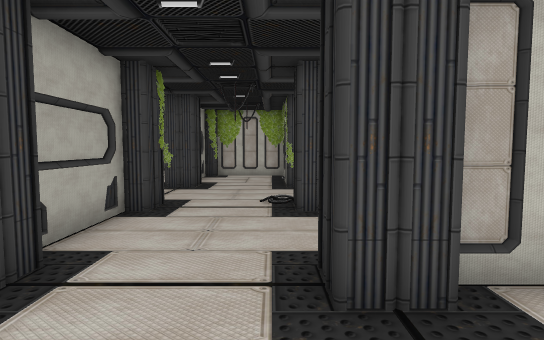
View 1 (above)

24 first-person views from a walk through a 3-D level made in the Unity game engine. The camera is 1.3 m above the floor, tilts 4° down and sees 80° across. The floor is counted in squares, 1 m on a side. Each view is taken from the middle of a square. On the plan, view 1 faces up. The plan holds only what a view shows up to about 14 squares ahead; the rest is blank. The place goes on beyond the plan. The player character is not drawn.

View 2
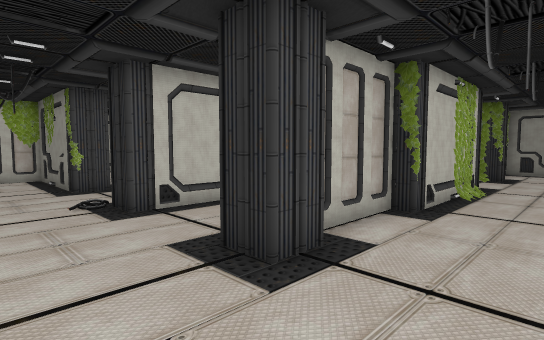

View 3
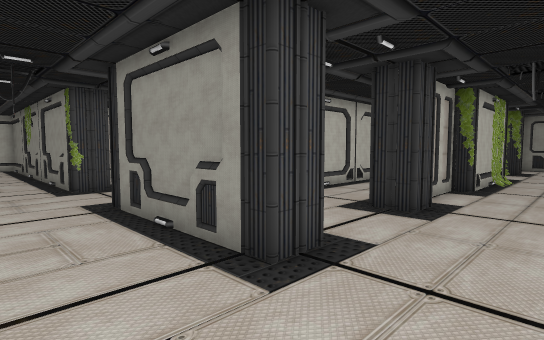

View 4
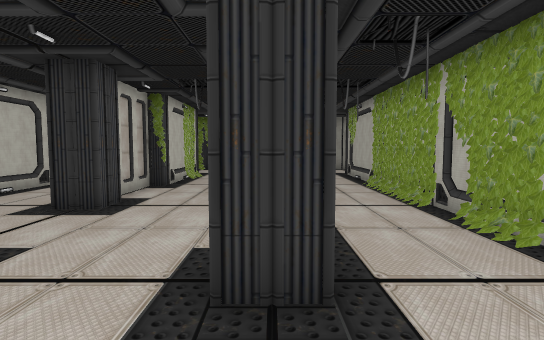

View 5
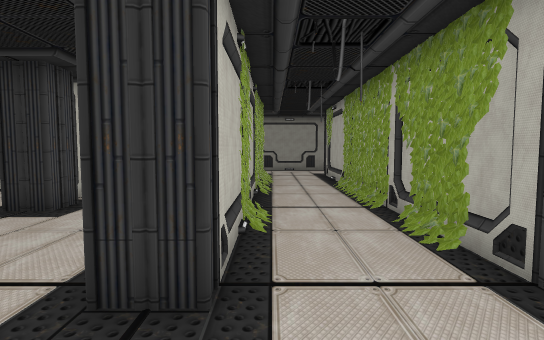

View 6
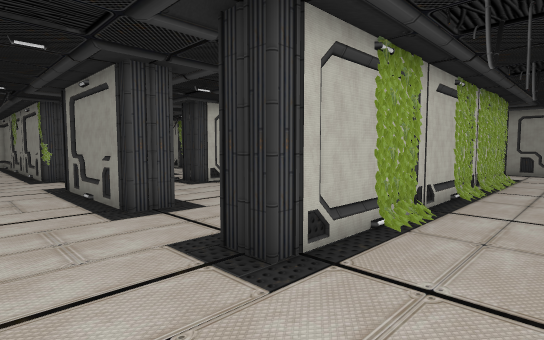

View 7
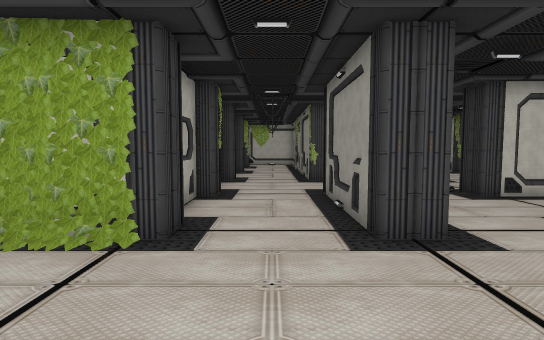

View 8
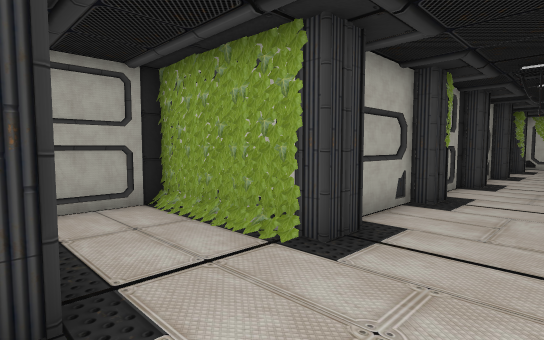

View 9
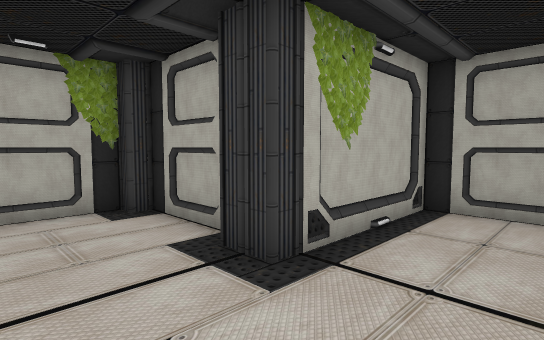

View 10
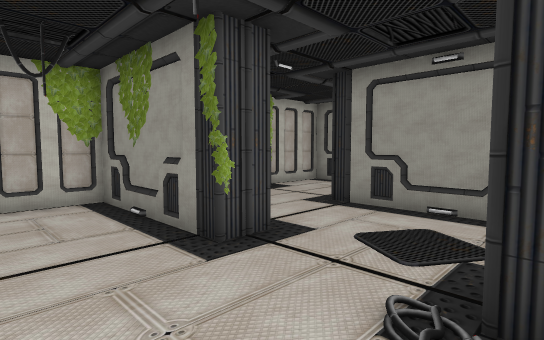

View 11
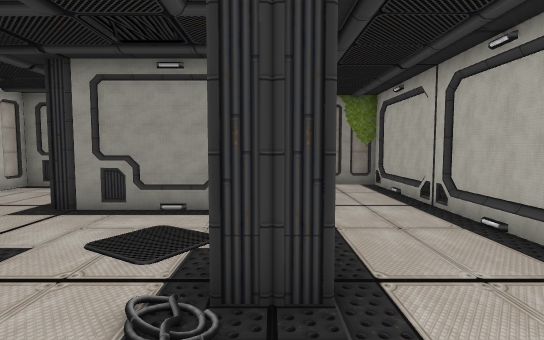

View 12
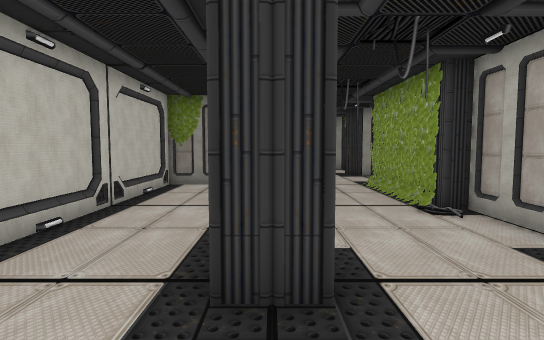

View 13
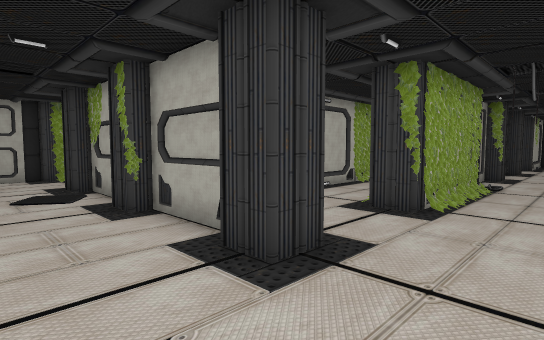

View 14
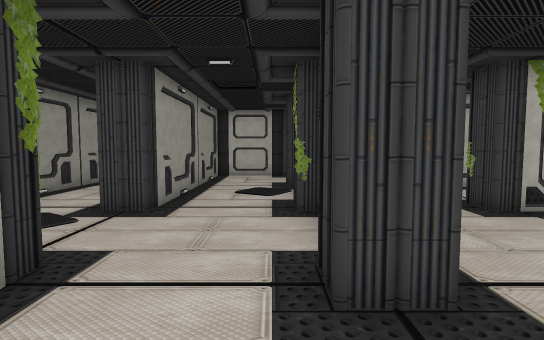

View 15
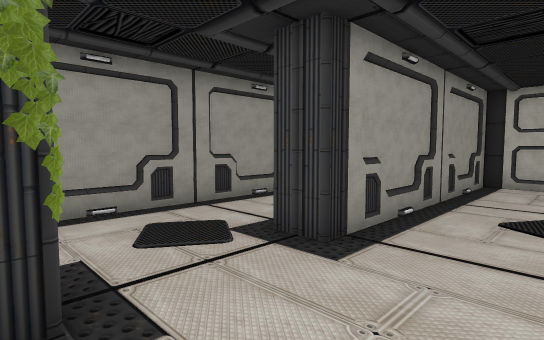

View 16
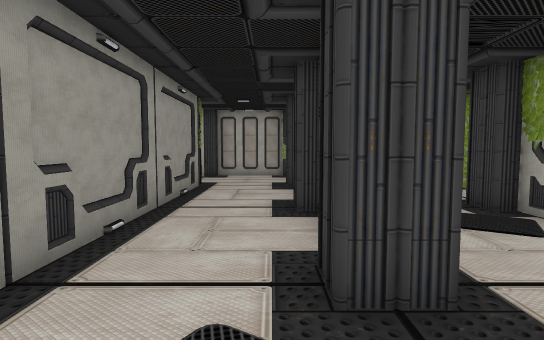

View 17
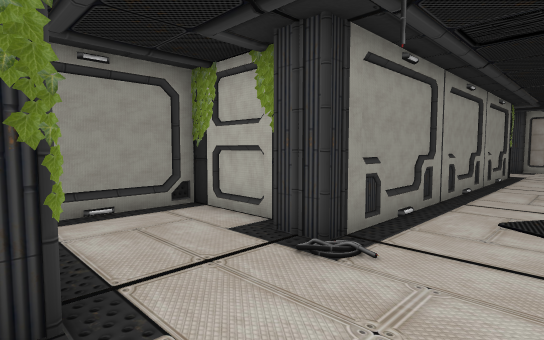

View 18
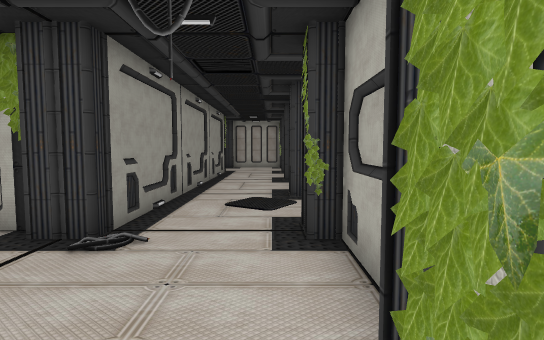

View 19
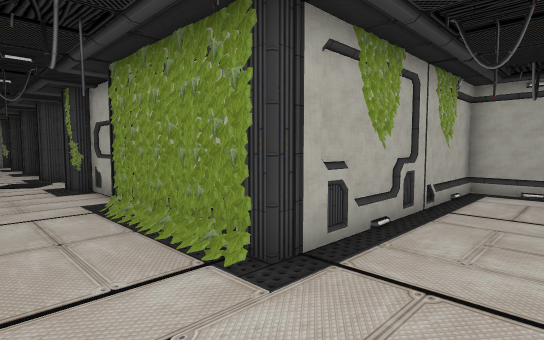

View 20
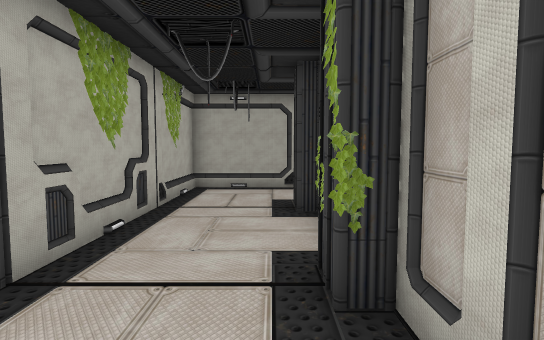

View 21
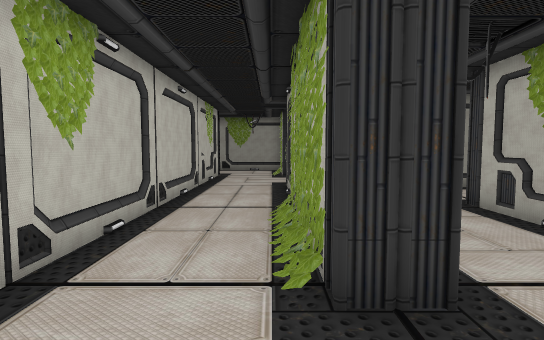

View 22
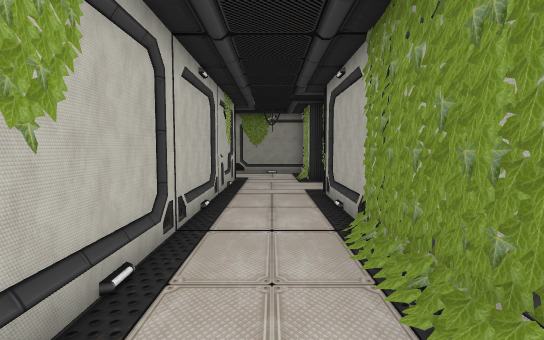

View 23
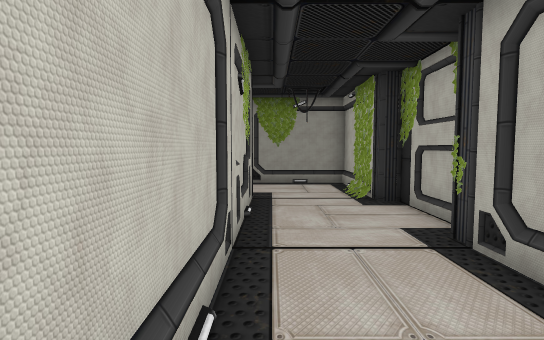

View 24
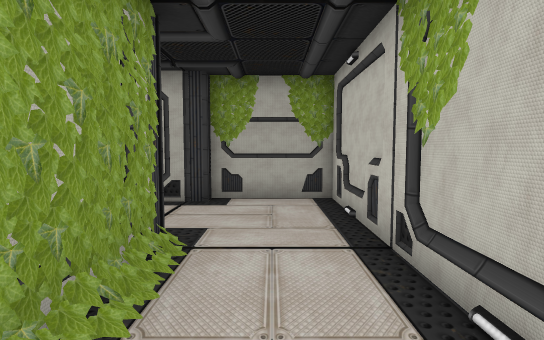

### Floor plan
Key: @ floor where view 1 was taken; # wall or solid block; . floor.
Columns run from 11 left of view 1 to 29 right of it. Each row starts with its distance up from view 1.
 17        .#
 16     #. .#
 15     #...#####    ####################   #
 14     #...#...#   ....#.................. #
 13     #...#...#  .... #...................#
 12     #...#...# ....  #....##.............#
 11     #...#...#...#   #...#################
 10     #...........#   #......... .
  9     #...........#   #.........
  8     #.......#...#   #.... #....
  7     #...#...##################..
  6     #...#...........#       ##..#
  5     #...#...........#       ##..
  4     #...#...........#       #...
  3  ####...#...######### ..##  #...#
  2 ###....................... .#.......#
  1 #.........................  #.......#
  0 #..##......@....###.........#... ...#
 -1 #####...#############...#...#...#####
 -2     #...........###.....#.......#
 -3     #.................. #.......#
 -4     #.......###....  .. #.......#
 -5     #################.  #...#...#
 -6                         #...#...#
 -7                         #...#...#
 -8                         #...#...#
 -9                         #...#...#
-10                         ....#...#
-11                         ....#...#
-12                        .....#...#
-13                        ######...#
-14                             #...
-15                              ...
-16                              ...

Where each view was taken, in squares from view 1:
view 1: 0 up, 0 right, facing up
view 2: 0 up, 2 left, facing up-right
view 3: 0 up, 6 left, facing up-right
view 4: 1 down, 6 left, facing right
view 5: 2 down, 6 left, facing right
view 6: 4 down, 6 left, facing up-right
view 7: 2 down, 5 left, facing up
view 8: 1 down, 4 left, facing up-left
view 9: 2 up, 4 left, facing down-left
view 10: 7 up, 2 left, facing up-right
view 11: 7 up, 2 left, facing right
view 12: 3 up, 2 left, facing right
view 13: 2 up, 16 right, facing down-left
view 14: 2 up, 14 right, facing down
view 15: 1 down, 14 right, facing down-right
view 16: 2 down, 18 right, facing down
view 17: 3 up, 18 right, facing down-right
view 18: 4 up, 18 right, facing down
view 19: 10 up, 20 right, facing down-left
view 20: 10 up, 20 right, facing left
view 21: 12 up, 10 right, facing right
view 22: 13 up, 12 right, facing right
view 23: 14 up, 17 right, facing right
view 24: 13 up, 17 right, facing left
